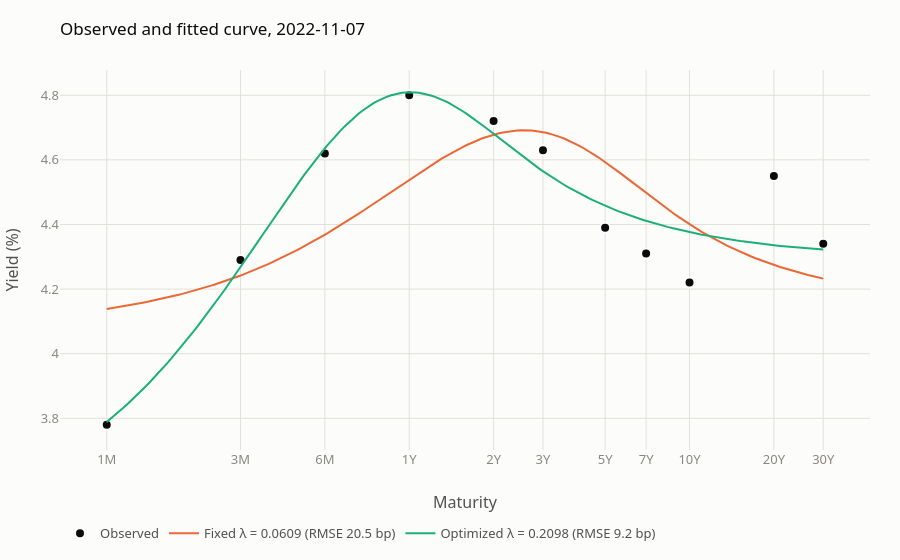

Write notebook code for a chart like this one.
### Code cell
show_fit("2022-11-07")

### Figure 1 — Plotly figure (JSON) as saved in the notebook; plotly's stock layout.template omitted (floating-point values rounded to 4 significant figures; data arrays with more than 128 entries replaced by an {"elided": "..."} marker saying what was removed)
{"data": [{"customdata": ["1M", "3M", "6M", "1Y", "2Y", "3Y", "5Y", "7Y", "10Y", "20Y", "30Y"], "hovertemplate": "%{customdata}: %{y:.2f}%", "marker": {"color": "#0b0b0b", "line": {"color": "#fcfcfb", "width": 2}, "size": 10}, "mode": "markers", "name": "Observed", "type": "scatter", "x": [0.08333, 0.25, 0.5, 1.0, 2.0, 3.0, 5.0, 7.0, 10.0, 20.0, 30.0], "y": [3.78, 4.29, 4.62, 4.8, 4.72, 4.63, 4.39, 4.31, 4.22, 4.55, 4.34]}, {"hovertemplate": "%{y:.2f}%", "line": {"width": 2}, "mode": "lines", "name": "Fixed λ = 0.0609 (RMSE 20.5 bp)", "type": "scatter", "x": {"elided": "200 float values"}, "y": {"elided": "200 float values"}}, {"hovertemplate": "%{y:.2f}%", "line": {"width": 2}, "mode": "lines", "name": "Optimized λ = 0.2098 (RMSE 9.2 bp)", "type": "scatter", "x": {"elided": "200 float values"}, "y": {"elided": "200 float values"}}], "layout": {"legend": {"orientation": "h", "x": 0, "y": -0.18, "yanchor": "top"}, "margin": {"b": 110}, "title": {"text": "Observed and fitted curve, 2022-11-07"}, "xaxis": {"ticktext": ["1M", "3M", "6M", "1Y", "2Y", "3Y", "5Y", "7Y", "10Y", "20Y", "30Y"], "tickvals": [0.08333, 0.25, 0.5, 1.0, 2.0, 3.0, 5.0, 7.0, 10.0, 20.0, 30.0], "title": {"text": "Maturity"}, "type": "log"}, "yaxis": {"title": {"text": "Yield (%)"}}}}
